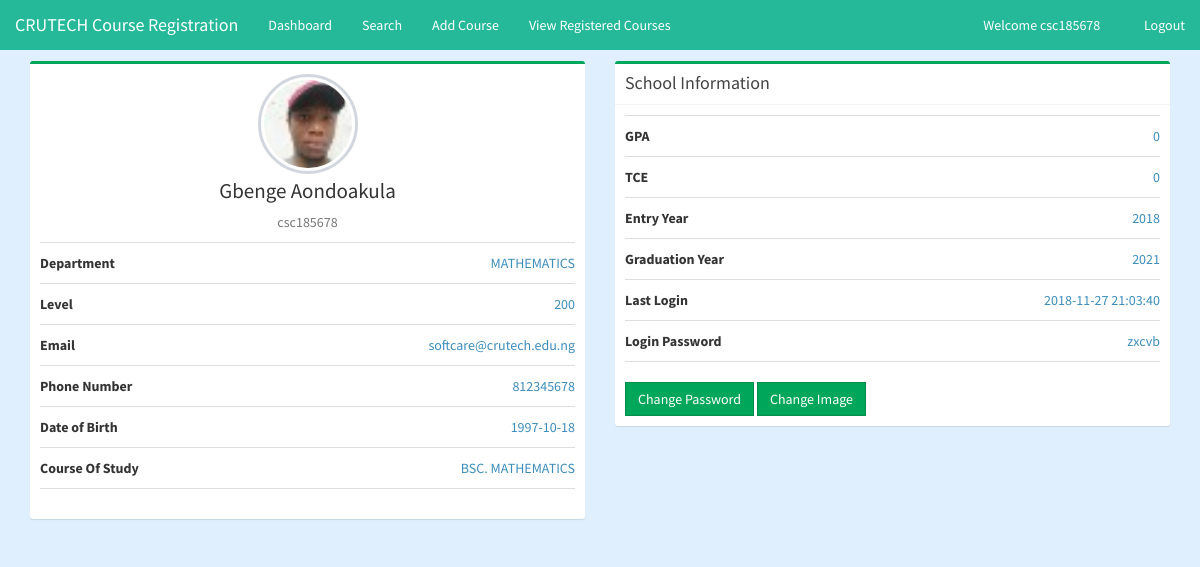
The page /students/profile.php (signed in) on the database its author committed.
### tables this page shows
CREATE TABLE IF NOT EXISTS `tbl_students` (
  `sid` varchar(45) NOT NULL,
  `first_name` varchar(45) NOT NULL,
  `last_name` varchar(45) NOT NULL,
  `password` varchar(45) NOT NULL,
  `department` varchar(45) NOT NULL,
  `email` varchar(45) NOT NULL,
  `gpa` varchar(45) NOT NULL,
  `tce` int(3) NOT NULL,
  `level` int(3) NOT NULL,
  `dob` date NOT NULL,
  `phone` varchar(15) NOT NULL,
  `courseofstudy` varchar(100) NOT NULL,
  `entryyr` int(4) NOT NULL,
  `gradyr` int(4) NOT NULL,
  `profileimg` varchar(45) NOT NULL DEFAULT 'avatar.png',
  `lastlogin` timestamp NOT NULL DEFAULT CURRENT_TIMESTAMP,
  PRIMARY KEY (`sid`)
);

### students/profile.php (the view, shortened to what this page needs)
<?php
include 'scripts/database-connection.php';
$sid = $_SESSION["sid"];
$result = mysqli_query($dbcon,"SELECT * FROM tbl_students WHERE sid ='$sid'");
if (mysqli_num_rows($result) > 0) {
	while ($row = mysqli_fetch_assoc($result))
	{
    $sid = $row['sid'];
    $fname = $row['first_name'];
    $lname = $row['last_name'];
    $password = $row['password'];
    $department = $row['department'];
    $email = $row['email'];
    $gpa = $row['gpa'];
    $tce = $row['tce'];
    $level = $row['level'];
    $dob = $row['dob'];
    $phone = $row['phone'];
    $cos = $row['courseofstudy'];
    $entryyr= $row['entryyr'];
    $gradyr = $row['gradyr'];
    $lastlogin = $row['lastlogin'];
    $profileimg = $row['profileimg'];
    }
}
?>
<!DOCTYPE html>
<html lang="en">
<head>
    <link rel="stylesheet" href="css/bootstrap.min.css">
    <link rel="stylesheet" href="css/admin-style.css">
    <link rel="stylesheet" href="css/adminLTE.css">
    <link rel="stylesheet" href="css/jquery.dataTables.min.css">
    <link rel="stylesheet" href="css/select.dataTables.min.css">
</head>
    <body id="#home">
        <nav class="navbar navbar-fixed-top">
			<div class="container-fluid">
				<div class="navbar-header">
					<a href="../index.php" class="navbar-brand"> CRUTECH Course Registration</a>
				</div>
				<div class="collapse navbar-collapse" id="navbar">
                    <ul class="nav navbar-nav">
						<li><a href="admin-dashboard.php">Dashboard</a></li>
						<li><a href="#">Search</a></li>
						<li><a href="registerCourses.php">Add Course</a></li>
						<li><a href="ViewRegisteredCourses.php">View Registered Courses</a></li>
					</ul>
					<ul class="nav navbar-nav navbar-right">
                        <li><a href=""> Welcome <?php echo $_SESSION["sid"]; ?></a></li>
						<li><?php echo "<a href='scripts/logout-student.php'><span class='glyphicon glyphicon-log-out'></span> Logout</a>"; ?></li>
					</ul>
				</div>
			</div>
		</nav>
        <br>
        <div class="container">
        <div class="row">
        <div class="col-md-6">
        <div class="box box-success">
            <div class="box-body box-profile">
              <img class="profile-user-img img-responsive img-circle" src="../profileimg/<?php echo $profileimg ?>" alt="Student profile picture" width="150" height="150">
              <h3 class="profile-username text-center"><?php echo $fname." ". $lname;?></h3>
              <p class="text-muted text-center"><?php echo $sid;?></p>
              <ul class="list-group list-group-unbordered">
                <li class="list-group-item">
                  <b>Department</b> <a class="pull-right"><?php echo $department;?></a>
                </li>
                <li class="list-group-item">
                  <b>Level</b> <a class="pull-right"><?php echo $level;?></a>
                </li>
                <li class="list-group-item">
                  <b>Email</b> <a class="pull-right"><?php echo $email;?></a>
                </li>
                <li class="list-group-item">
                  <b>Phone Number</b> <a class="pull-right"><?php echo $phone;?></a>
                </li>
                <li class="list-group-item">
                  <b>Date of Birth</b> <a class="pull-right"><?php echo $dob;?></a>
                </li>
                <li class="list-group-item">
                  <b>Course Of Study</b> <a class="pull-right"><?php echo $cos;?></a>
                </li>
              </ul>
            </div>
          </div>
</div>
          <div class="col-md-6">
          <div class="box box-success">
            <div class="box-header with-border">
              <h3 class="box-title">School Information</h3>
            </div>
            <div class="box-body">
            <ul class="list-group list-group-unbordered">
                <li class="list-group-item">
                  <b>GPA</b> <a class="pull-right"><?php echo $gpa;?></a>
                </li>
                <li class="list-group-item">
                  <b>TCE</b> <a class="pull-right"><?php echo $tce;?></a>
                </li>
                <li class="list-group-item">
                  <b>Entry Year</b> <a class="pull-right"><?php echo $entryyr;?></a>
                </li>
                <li class="list-group-item">
                  <b>Graduation Year</b> <a class="pull-right"><?php echo $gradyr;?></a>
                </li>
                <li class="list-group-item">
                  <b>Last Login</b> <a class="pull-right"><?php echo $lastlogin;?></a>
                </li>
                <li class="list-group-item">
                  <b>Login Password</b> <a class="pull-right"><?php echo $password;?></a>
                </li>
              </ul>
              <a href="change-password.php" class="btn btn-success btn-flat">Change Password</a>
              <a href="change-image.php" class="btn btn-success btn-flat">Change Image</a>
            </div>
          </div>
        </div>
</html>

### students/css/admin-style.css (style rules this page uses)
body { font-family: 'Nunito', sans-serif; background-color: rgba(223, 239, 253, 0.993); }
.navbar { background-color: #25B99A; margin-bottom: 0; border: 0; border-radius: 0; overflow: hidden; }
.navbar li a, .navbar-brand { color: #FFFFFF !important; }
.navbar { border-color: #FFFFFF; }

### rows shown on the page
tbl_students: profileimg (picture), first_name "Gbenge", last_name "Aondoakula", sid "csc185678", department "MATHEMATICS", level "200", email "softcare@crutech.edu.ng", phone "812345678", dob "1997-10-18", courseofstudy "BSC. MATHEMATICS", gpa "0", tce "0", entryyr "2018", gradyr "2021", lastlogin "2018-11-27 21:03:40", password "zxcvb"

### other values the page prints
$_SESSION["sid"] "csc185678"
